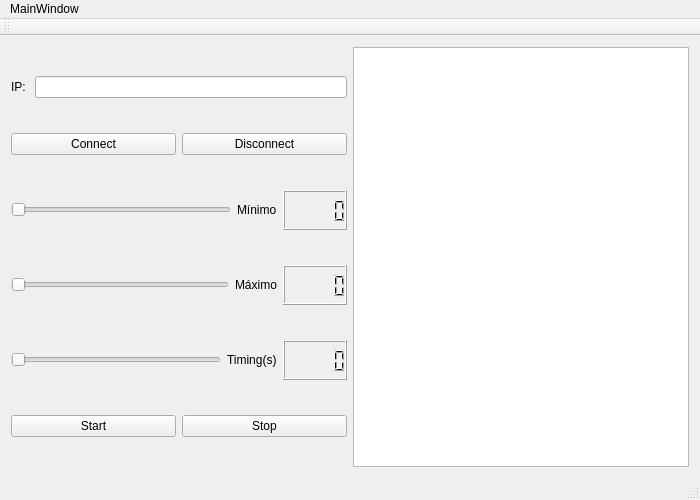
<?xml version="1.0" encoding="UTF-8"?>
<ui version="4.0">
 <class>MainWindow</class>
 <widget class="QMainWindow" name="MainWindow">
  <property name="geometry">
   <rect>
    <x>0</x>
    <y>0</y>
    <width>700</width>
    <height>500</height>
   </rect>
  </property>
  <property name="minimumSize">
   <size>
    <width>550</width>
    <height>400</height>
   </size>
  </property>
  <property name="maximumSize">
   <size>
    <width>700</width>
    <height>500</height>
   </size>
  </property>
  <property name="windowTitle">
   <string>MainWindow</string>
  </property>
  <widget class="QWidget" name="centralWidget">
   <layout class="QVBoxLayout" name="verticalLayout_2">
    <item>
     <layout class="QHBoxLayout" name="horizontalLayout_9">
      <item>
       <layout class="QVBoxLayout" name="verticalLayout">
        <item>
         <layout class="QHBoxLayout" name="horizontalLayout_3">
          <item>
           <layout class="QHBoxLayout" name="horizontalLayout">
            <item>
             <widget class="QLabel" name="ip_label">
              <property name="maximumSize">
               <size>
                <width>40</width>
                <height>20</height>
               </size>
              </property>
              <property name="text">
               <string>IP: </string>
              </property>
             </widget>
            </item>
            <item>
             <widget class="QLineEdit" name="servidor">
              <property name="maximumSize">
               <size>
                <width>500</width>
                <height>16777215</height>
               </size>
              </property>
             </widget>
            </item>
           </layout>
          </item>
          <item>
           <layout class="QHBoxLayout" name="horizontalLayout_2"/>
          </item>
         </layout>
        </item>
        <item>
         <layout class="QHBoxLayout" name="horizontalLayout_4">
          <item>
           <widget class="QPushButton" name="ButtonConnect">
            <property name="cursor">
             <cursorShape>PointingHandCursor</cursorShape>
            </property>
            <property name="text">
             <string>Connect</string>
            </property>
           </widget>
          </item>
          <item>
           <widget class="QPushButton" name="ButtonDisconnect">
            <property name="cursor">
             <cursorShape>PointingHandCursor</cursorShape>
            </property>
            <property name="text">
             <string>Disconnect</string>
            </property>
           </widget>
          </item>
         </layout>
        </item>
        <item>
         <layout class="QHBoxLayout" name="horizontalLayout_5">
          <item>
           <widget class="QSlider" name="Min_slider">
            <property name="orientation">
             <enum>Qt::Horizontal</enum>
            </property>
           </widget>
          </item>
          <item>
           <widget class="QLabel" name="label">
            <property name="text">
             <string>Mínimo</string>
            </property>
           </widget>
          </item>
          <item>
           <widget class="QLCDNumber" name="lcdNumber">
            <property name="maximumSize">
             <size>
              <width>16777215</width>
              <height>40</height>
             </size>
            </property>
           </widget>
          </item>
         </layout>
        </item>
        <item>
         <layout class="QHBoxLayout" name="horizontalLayout_6">
          <item>
           <widget class="QSlider" name="Max_slider">
            <property name="orientation">
             <enum>Qt::Horizontal</enum>
            </property>
           </widget>
          </item>
          <item>
           <widget class="QLabel" name="label_2">
            <property name="text">
             <string>Máximo</string>
            </property>
           </widget>
          </item>
          <item>
           <widget class="QLCDNumber" name="lcdNumber_2">
            <property name="maximumSize">
             <size>
              <width>16777215</width>
              <height>40</height>
             </size>
            </property>
           </widget>
          </item>
         </layout>
        </item>
        <item>
         <layout class="QHBoxLayout" name="horizontalLayout_7">
          <item>
           <widget class="QSlider" name="horizontalSlider_3">
            <property name="orientation">
             <enum>Qt::Horizontal</enum>
            </property>
           </widget>
          </item>
          <item>
           <widget class="QLabel" name="label_3">
            <property name="text">
             <string>Timing(s)</string>
            </property>
           </widget>
          </item>
          <item>
           <widget class="QLCDNumber" name="Timing_box">
            <property name="maximumSize">
             <size>
              <width>16777215</width>
              <height>40</height>
             </size>
            </property>
           </widget>
          </item>
         </layout>
        </item>
        <item>
         <layout class="QHBoxLayout" name="horizontalLayout_8">
          <item>
           <widget class="QPushButton" name="ButtonStart">
            <property name="cursor">
             <cursorShape>PointingHandCursor</cursorShape>
            </property>
            <property name="text">
             <string>Start</string>
            </property>
           </widget>
          </item>
          <item>
           <widget class="QPushButton" name="ButtonStop">
            <property name="cursor">
             <cursorShape>PointingHandCursor</cursorShape>
            </property>
            <property name="text">
             <string>Stop</string>
            </property>
           </widget>
          </item>
         </layout>
        </item>
       </layout>
      </item>
      <item>
       <widget class="QTextBrowser" name="textBrowser">
        <property name="maximumSize">
         <size>
          <width>600</width>
          <height>700</height>
         </size>
        </property>
        <property name="frameShadow">
         <enum>QFrame::Sunken</enum>
        </property>
       </widget>
      </item>
     </layout>
    </item>
   </layout>
  </widget>
  <widget class="QMenuBar" name="menuBar">
   <property name="geometry">
    <rect>
     <x>0</x>
     <y>0</y>
     <width>700</width>
     <height>25</height>
    </rect>
   </property>
   <widget class="QMenu" name="menuMainWindow">
    <property name="title">
     <string>MainWindow</string>
    </property>
   </widget>
   <addaction name="menuMainWindow"/>
  </widget>
  <widget class="QToolBar" name="mainToolBar">
   <attribute name="toolBarArea">
    <enum>TopToolBarArea</enum>
   </attribute>
   <attribute name="toolBarBreak">
    <bool>false</bool>
   </attribute>
  </widget>
  <widget class="QStatusBar" name="statusBar"/>
 </widget>
 <layoutdefault spacing="6" margin="11"/>
 <resources/>
 <connections>
  <connection>
   <sender>Max_slider</sender>
   <signal>valueChanged(int)</signal>
   <receiver>lcdNumber_2</receiver>
   <slot>display(int)</slot>
   <hints>
    <hint type="sourcelabel">
     <x>106</x>
     <y>300</y>
    </hint>
    <hint type="destinationlabel">
     <x>340</x>
     <y>308</y>
    </hint>
   </hints>
  </connection>
  <connection>
   <sender>Min_slider</sender>
   <signal>valueChanged(int)</signal>
   <receiver>lcdNumber</receiver>
   <slot>display(int)</slot>
   <hints>
    <hint type="sourcelabel">
     <x>133</x>
     <y>229</y>
    </hint>
    <hint type="destinationlabel">
     <x>339</x>
     <y>236</y>
    </hint>
   </hints>
  </connection>
  <connection>
   <sender>horizontalSlider_3</sender>
   <signal>valueChanged(int)</signal>
   <receiver>Timing_box</receiver>
   <slot>display(int)</slot>
   <hints>
    <hint type="sourcelabel">
     <x>90</x>
     <y>371</y>
    </hint>
    <hint type="destinationlabel">
     <x>356</x>
     <y>384</y>
    </hint>
   </hints>
  </connection>
 </connections>
</ui>
